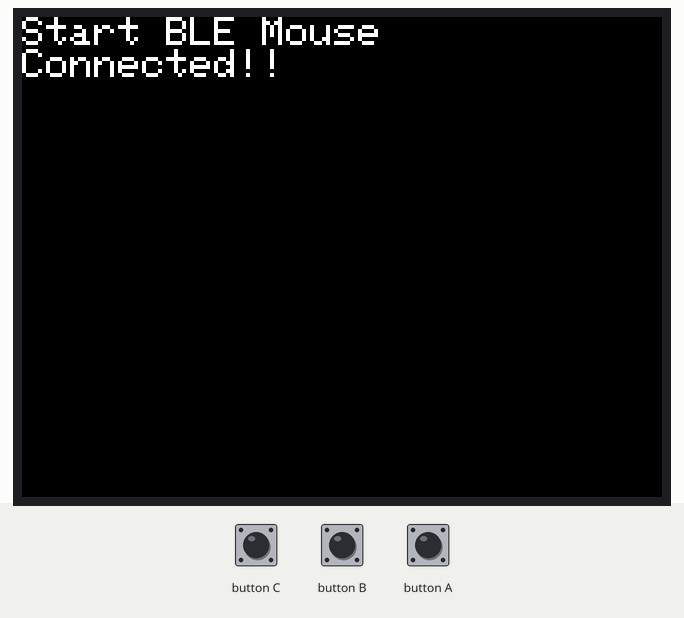
This program was run on a simulated ESP32. Parts: 320×240 colour display. USB keyboard and mouse output is not drawn.

Above: at 0.2 s.

The program:

main.cpp
```cpp
#include <M5Stack.h>
#include <BleMouse.h>

#define DELAY_CONNECT  (60U * 1000U)
#define DELAY_DISCONN  (10U * 60U * 1000U)
#define DELAY_STARTUP  (5U * 1000U)

BleMouse blemouse("Bluetooth Macro Mouse");
unsigned int cnt;
bool state = false;

void setup() {
  M5.begin();
  M5.Power.begin();
  blemouse.begin();
  cnt = 0;
  m5.lcd.setTextSize(2);
  M5.Lcd.println("Start BLE Mouse");
}

void loop() {
  uint32_t delaytime = 0;
  M5.update();
  if(blemouse.isConnected())
  {
    delaytime = DELAY_CONNECT;
    if(!state)
    {
      M5.Lcd.println("Connected!!");
      state = true;
    }
    signed char x = 0;
    signed char y = 0;
    cnt++;
    cnt %= 4;
    switch(cnt)
    {
      case 0:
        x = 1;
        y = 0;
        break;
      case 1:
        x = 0;
        y = 1;
        break;
      case 2:
        x = -1;
        y = 0;
        break;
      case 3:
        x = 0;
        y = -1;
        break;
      default:
        x = 0;
        y = 0;
    }
    blemouse.move(x, y);
  }
  else
  {
    delaytime = DELAY_DISCONN;
    if(state)
    {
      M5.Lcd.println("Disconnected...");
      state = false;
    }
    else
    {
      delaytime = DELAY_STARTUP;
    }
  }
  delay(delaytime);
}
```
